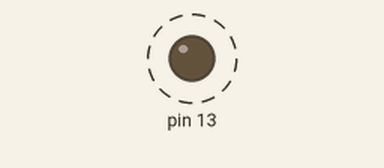
Simulated run of this sketch. Board: Arduino Uno, built with avr-gcc and run on an emulated ATmega328P. Parts: output pins drawn as LEDs (lit = HIGH). Dashed ring = blinking.

Above: at 0.2 s.
Timing chart, 0 to 3.0 s (numbered marks = the images above):
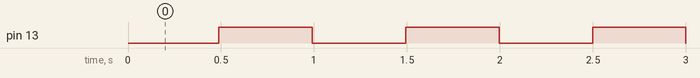

Measured:
- by itself, pin 13: alternates HIGH for 0.50 s and LOW for 0.50 s

The sketch:

3.ino
```cpp
void Timer2_init(void)
{
  TCNT2 = 0;
  TCCR2A = (1 << WGM21);
  TCCR2B = (1 << CS22) | (1 << CS21) | (1 << CS20);
  TCCR2B |= (1 << FOC2A);

  OCR2A = 217;

  TIMSK2 |= (1 << OCIE2A);

  SREG |= (1 << 7);
}

ISR(TIMER2_COMPA_vect)
{
  // keep a track of number of overflows
  volatile static int count = 0;
  count++;

  if(count == 36)
  {
    PORTB ^= (1 << 5);
    count = 0;
  }
}


void setup() {
  // put your setup code here, to run once:
  DDRB |= (1 << 5);
  PORTB = 0;

  Timer2_init();
}

void loop() {
  // put your main code here, to run repeatedly:

}
```
